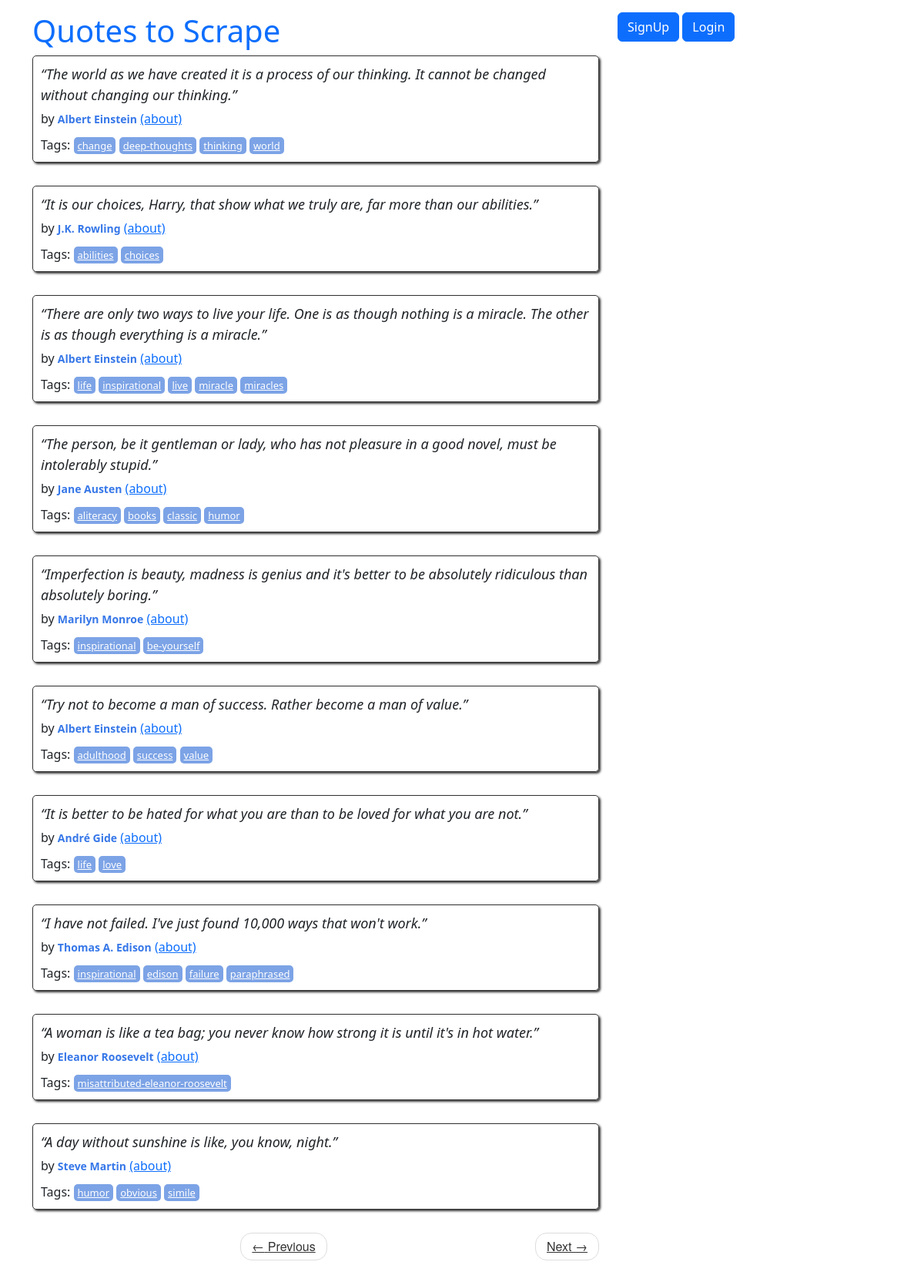
The page / on the database its author committed.
### quotes/models.py (models this page shows)
class Quote(models.Model):
    quote = models.TextField()
    tags = models.ManyToManyField(Tag)
    author = models.ForeignKey(Author, on_delete=models.CASCADE, default=None, null=True)
    created_at = models.DateTimeField(auto_now_add=True)
    user = models.ForeignKey(User, on_delete=models.CASCADE, default=1, null = True)

class Author(models.Model):
    fullname = models.CharField(max_length=50)
    born_date = models.CharField(max_length=50)
    born_location =  models.CharField(max_length=150)
    description = models.TextField()
    created_at = models.DateTimeField(auto_now_add=True)
    user = models.ForeignKey(User, on_delete=models.CASCADE, default=1, null = True)
    def __str__(self):
        return f"{self.fullname}"

class Tag(models.Model):
    name = models.CharField(max_length=30, null =False, unique=True)
    user = models.ForeignKey(User, on_delete=models.CASCADE, default=1, null = True)
    class Meta:
        constraints = [
            models.UniqueConstraint(fields=['user', 'name'], name='tag of username')
        ]
    def __str__(self):
        return f"{self.name}"

### quotes/views.py (the view)
# urls.py: path("", views.main, name="root"),
def main(request, page=1):
    quotes = Quote.objects.all()
    per_page = 10
    paginator = Paginator(list(quotes), per_page)
    quotes_on_page = paginator.page(page)
    return render(request, 'quotes/index.html', context = {'quotes': quotes_on_page})

### quotes/templates/quotes/index.html
{% extends 'quotes/base.html' %}
{% load extract %}
{% block content %}
<div class="row">
    <div class="col-md-8">
    {% for quote in quotes %}
    <div class="quote" itemscope="" itemtype="http://schema.org/CreativeWork">
        <span class="text" itemprop="text">{{quote.quote}}</span>
        <span>by <small class="author" itemprop="author">{{quote.author}}</small>
        <a href="/author_detail/{{quote.author.id}}">(about)</a>
        </span>
        <div class="tags">
            Tags:
            {% for tag in quote.tags.all %}
            <a class="tag" href="/tag/{{tag}}">{{tag.name}}</a>
            {% endfor %}
        </div>
    </div>
    {% endfor %}
    <nav>
        <ul class="pager">
            <li class="previous">
                <a class="{% if not quotes.has_previous %} disabled {% endif %}"
                   href="{% if quotes.has_previous %}{% url 'quotes:root_paginate' quotes.previous_page_number %}{% else %}#{% endif %}">
                    <span aria-hidden="true">←</span> Previous
                </a>
            </li>
            <li class="next">
                <a class="{% if not quotes.has_next %} disabled {% endif %}"
                   href="{% if quotes.has_next %}{% url 'quotes:root_paginate' quotes.next_page_number %}{% else %}#{% endif %}">
                    Next <span aria-hidden="true">→</span>
                </a>
            </li>
        </ul>
    </nav>
</div>
{% endblock %}

### quotes/static/quotes/style.css (style rules this page uses)
.quote { padding: 10px; margin-bottom: 30px; border: 1px solid #333333; border-radius: 5px; box-shadow: 2px 2px 3px #333333; }
.quote span.text { display: block; margin-bottom: 5px; font-size: large; font-style: italic; }
.quote small.author { font-weight: bold; color: #3677E8; }
.quote .tags { margin-top: 10px; }
.tag { padding: 2px 5px; border-radius: 5px; color: white; font-size: small; background-color: #7CA3E6; }
.pager { font-family: "Raleway","Helvetica Neue",Helvetica,Arial,sans-serif; }
.pager li { display: inline; }
.pager { padding-left: 0; margin: 22px 0; list-style: none; text-align: center; }
.pager .next>a, .pager .next>span { float: right; }
.pager li>a, .pager li>span { display: inline-block; padding: 5px 14px; background-color: #ffffff; border: 1px solid #dddddd; border-radius: 15px; }
.pager a { color: #333333; }

### rows shown on the page
Quote: quote "“The world as we have created it is a process of our thinking. It cannot be changed without changing our thinking.”", author "Albert Einstein"
Tag: name "change"
Tag: name "deep-thoughts"
Tag: name "thinking"
Tag: name "world"
Quote: quote "“It is our choices, Harry, that show what we truly are, far more than our abilities.”", author "J.K. Rowling"
Tag: name "abilities"
Tag: name "choices"
Quote: quote "“There are only two ways to live your life. One is as though nothing is a miracle. The other is as though everything is a miracle.”", author "Albert Einstein"
Tag: name "life"
Tag: name "inspirational"
Tag: name "live"
Tag: name "miracle"
Tag: name "miracles"
Quote: quote "“The person, be it gentleman or lady, who has not pleasure in a good novel, must be intolerably stupid.”", author "Jane Austen"
Tag: name "aliteracy"
Tag: name "books"
Tag: name "classic"
Tag: name "humor"
Quote: quote "“Imperfection is beauty, madness is genius and it's better to be absolutely ridiculous than absolutely boring.”", author "Marilyn Monroe"
Tag: name "be-yourself"
Quote: quote "“Try not to become a man of success. Rather become a man of value.”", author "Albert Einstein"
Tag: name "adulthood"
Tag: name "success"
Tag: name "value"
Quote: quote "“It is better to be hated for what you are than to be loved for what you are not.”", author "André Gide"
Tag: name "love"
Quote: quote "“I have not failed. I've just found 10,000 ways that won't work.”", author "Thomas A. Edison"
Tag: name "edison"
Tag: name "failure"
Tag: name "paraphrased"
Quote: quote "“A woman is like a tea bag; you never know how strong it is until it's in hot water.”", author "Eleanor Roosevelt"
Tag: name "misattributed-eleanor-roosevelt"
Quote: quote "“A day without sunshine is like, you know, night.”", author "Steve Martin"
Tag: name "obvious"
Tag: name "simile"
